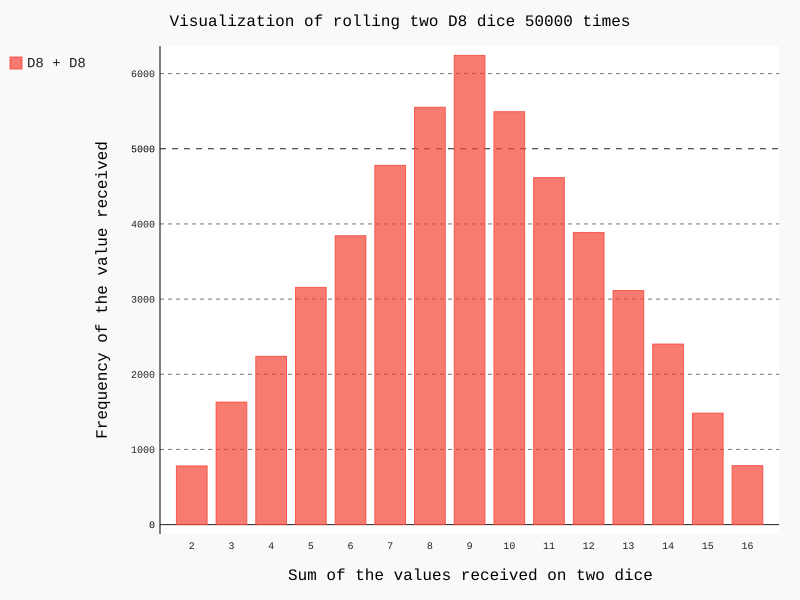

Recreate this plot in Python.
import pygal

from die import Die

die_1 = Die(8)
die_2 = Die(8)

max_result = die_1.num_sides + die_2.num_sides

results = [die_1.roll() + die_2.roll() for roll_num in range(50000)]

frequencies = [results.count(value) for value in range(2, max_result+1)]

# Results visualization
hist = pygal.Bar()
hist.force_uri_protocol = 'http'

hist.title = "Visualization of rolling two D8 dice 50000 times"
hist.x_labels = list(range(2, max_result+1))
hist.x_title = "Sum of the values received on two dice"
hist.y_title = "Frequency of the value received"

hist.add('D8 + D8', frequencies)
hist.render_to_file('die_simulation/dice_visual.svg')
